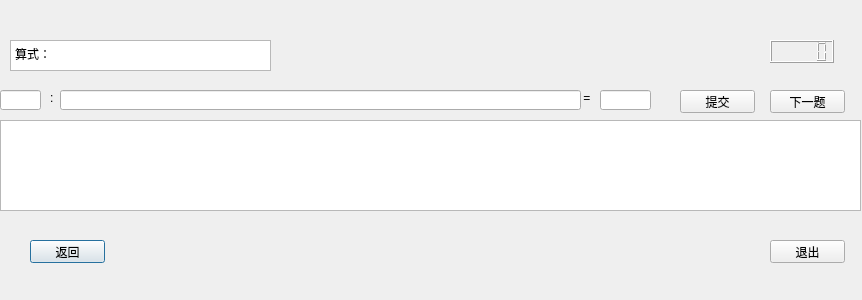
<?xml version="1.0" encoding="UTF-8"?>
<ui version="4.0">
 <class>simchinese</class>
 <widget class="QDialog" name="simchinese">
  <property name="geometry">
   <rect>
    <x>0</x>
    <y>0</y>
    <width>862</width>
    <height>300</height>
   </rect>
  </property>
  <property name="windowTitle">
   <string>Dialog</string>
  </property>
  <widget class="QPushButton" name="pushButton">
   <property name="geometry">
    <rect>
     <x>30</x>
     <y>240</y>
     <width>75</width>
     <height>23</height>
    </rect>
   </property>
   <property name="text">
    <string>返回</string>
   </property>
  </widget>
  <widget class="QLabel" name="label_2">
   <property name="geometry">
    <rect>
     <x>50</x>
     <y>90</y>
     <width>21</width>
     <height>16</height>
    </rect>
   </property>
   <property name="text">
    <string>:</string>
   </property>
  </widget>
  <widget class="QLabel" name="label">
   <property name="geometry">
    <rect>
     <x>580</x>
     <y>90</y>
     <width>21</width>
     <height>16</height>
    </rect>
   </property>
   <property name="text">
    <string> =</string>
   </property>
  </widget>
  <widget class="QLineEdit" name="lineEdit_2">
   <property name="geometry">
    <rect>
     <x>600</x>
     <y>90</y>
     <width>51</width>
     <height>20</height>
    </rect>
   </property>
  </widget>
  <widget class="QLCDNumber" name="lcdNumber">
   <property name="geometry">
    <rect>
     <x>770</x>
     <y>40</y>
     <width>64</width>
     <height>23</height>
    </rect>
   </property>
  </widget>
  <widget class="QPushButton" name="pushButton_4">
   <property name="geometry">
    <rect>
     <x>770</x>
     <y>90</y>
     <width>75</width>
     <height>23</height>
    </rect>
   </property>
   <property name="text">
    <string>下一题</string>
   </property>
  </widget>
  <widget class="QTextEdit" name="textEdit">
   <property name="geometry">
    <rect>
     <x>0</x>
     <y>120</y>
     <width>861</width>
     <height>91</height>
    </rect>
   </property>
  </widget>
  <widget class="QLineEdit" name="lineEdit">
   <property name="geometry">
    <rect>
     <x>60</x>
     <y>90</y>
     <width>521</width>
     <height>20</height>
    </rect>
   </property>
  </widget>
  <widget class="QPushButton" name="pushButton_3">
   <property name="geometry">
    <rect>
     <x>680</x>
     <y>90</y>
     <width>75</width>
     <height>23</height>
    </rect>
   </property>
   <property name="text">
    <string>提交</string>
   </property>
  </widget>
  <widget class="QTextEdit" name="textEdit_2">
   <property name="geometry">
    <rect>
     <x>10</x>
     <y>40</y>
     <width>261</width>
     <height>31</height>
    </rect>
   </property>
   <property name="html">
    <string>&lt;!DOCTYPE HTML PUBLIC &quot;-//W3C//DTD HTML 4.0//EN&quot; &quot;http://www.w3.org/TR/REC-html40/strict.dtd&quot;&gt;
&lt;html&gt;&lt;head&gt;&lt;meta name=&quot;qrichtext&quot; content=&quot;1&quot; /&gt;&lt;style type=&quot;text/css&quot;&gt;
p, li { white-space: pre-wrap; }
&lt;/style&gt;&lt;/head&gt;&lt;body style=&quot; font-family:'SimSun'; font-size:9pt; font-weight:400; font-style:normal;&quot;&gt;
&lt;p style=&quot; margin-top:0px; margin-bottom:0px; margin-left:0px; margin-right:0px; -qt-block-indent:0; text-indent:0px;&quot;&gt;算式：&lt;/p&gt;&lt;/body&gt;&lt;/html&gt;</string>
   </property>
  </widget>
  <widget class="QPushButton" name="pushButton_2">
   <property name="geometry">
    <rect>
     <x>770</x>
     <y>240</y>
     <width>75</width>
     <height>23</height>
    </rect>
   </property>
   <property name="text">
    <string>退出</string>
   </property>
  </widget>
  <widget class="QLineEdit" name="lineEdit_3">
   <property name="geometry">
    <rect>
     <x>0</x>
     <y>90</y>
     <width>41</width>
     <height>20</height>
    </rect>
   </property>
  </widget>
 </widget>
 <resources/>
 <connections/>
</ui>
